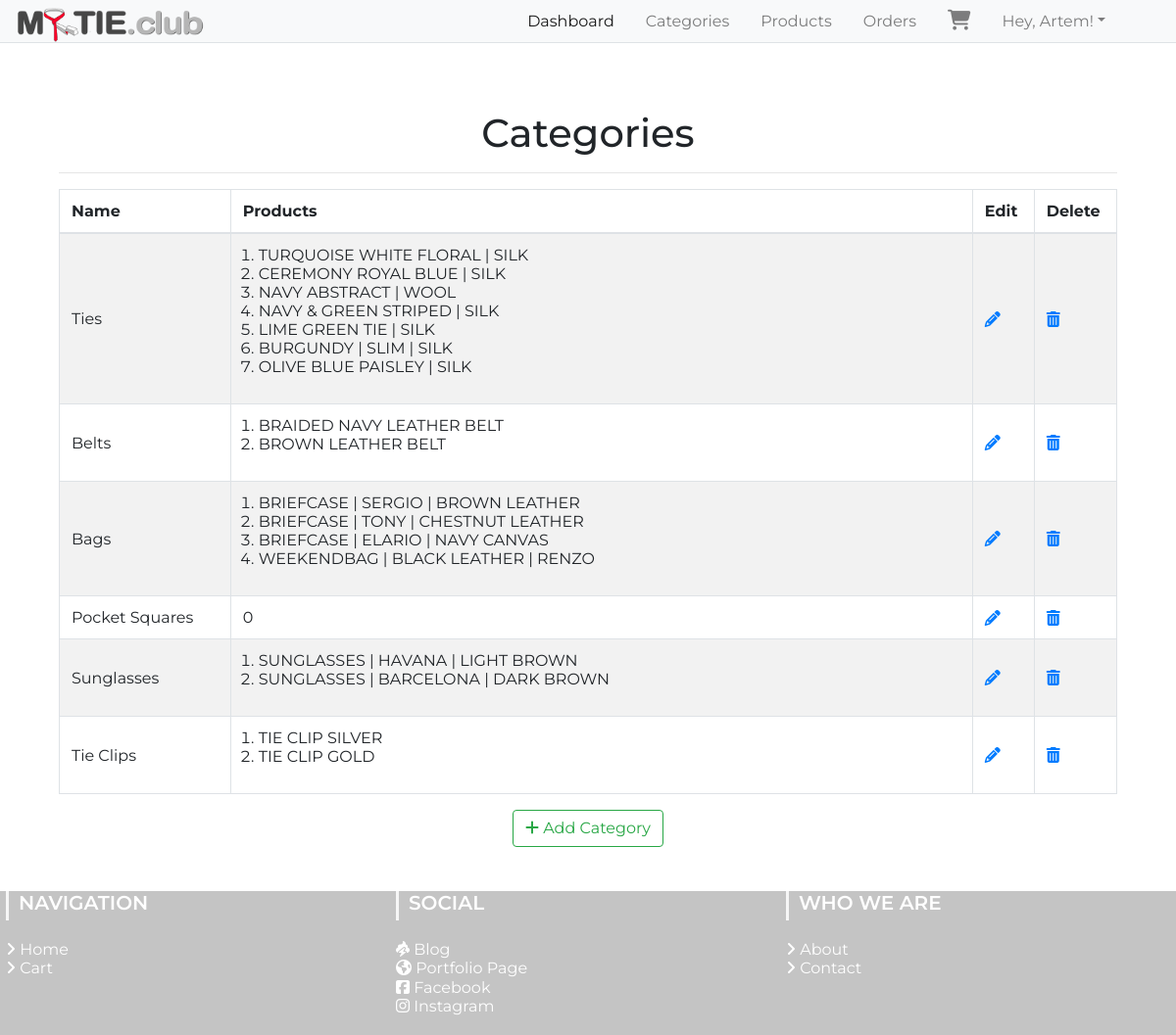
The page /admin/categories (signed in) on the database its author committed.
### app/models.py (models this page shows, shortened)
class User(UserMixin, db.Model):
	__tablename__="user"
	id = db.Column(db.Integer, primary_key=True)
	firstname = db.Column(db.String(24), index=True)
	lastname = db.Column(db.String(24), index=True)
	email = db.Column(db.String(50), index=True, unique=True)
	password_hash = db.Column(db.String)
	phonenumber = db.Column(db.String(18), index=True, unique=True)
	is_admin = db.Column(db.Boolean, default = False)
	order = db.relationship("Order", backref='ordered_products')
	kart = db.relationship('Kart', uselist=False, backref='user_kart')
	shipping_info = db.relationship('ShippingInfo', backref='shipping',lazy='dynamic')

class Categories(db.Model):
	id = db.Column(db.Integer, primary_key=True)
	category_name  = db.Column(db.String(20), index = True)
	category_image = db.Column(db.String(120),index=True)
	product = db.relationship('Products', backref='products_categories')

class Products(db.Model):
	__tablename__ = 'product'
	id = db.Column(db.Integer, primary_key=True)
	product_name = db.Column(db.String(100), index=True)
	product_price = db.Column(db.Integer, index=True)
	product_image = db.Column(db.String(120),index=True)
	product_description = db.Column(db.String(200), index=True)
	product_stock = db.Column(db.Integer, index = True)
	product_size = db.Column(db.String(5), index = True)
	categories_id = db.Column(db.Integer, db.ForeignKey('categories.id'))
	order = db.relationship('Order', secondary=association_table, backref='my_orders', lazy='dynamic')

### app/admin/routes.py (the view)
@admin.route('/categories', methods = ['GET','POST'])
@login_required
def list_categories():
	check_admin()
	categories = Categories.query.all()
	return render_template('admin/categories/categories.html', title = "Product Categories", categories = categories)

### app/admin/routes.py (called while the page is built)
def check_admin():
	if not current_user.is_admin:
		abort(403)

### app/models.py (called while the page is built)
@login_manager.user_loader
def load_user(id):
    return User.query.get(int(id))

### app/templates/admin/categories/categories.html (shortened to what this page needs)
{% extends "layout.html" %}
{% block head %}
<head>
</head>
{%endblock head%}
{% block body %}
<div class="container">
  <div class="outer">
    <div class="middle">
      <div class="inner">
        <br/>
        <br/>
        <h1 style="text-align:center;">Categories</h1>
        {% if categories %}
          <hr class="intro-divider">
            <table class="table table-striped table-bordered">
              <thead>
                <tr>
                  <th width="15%"> Name </th>
                  <th width="65%"> Products</th>
                  <th width="5%"> Edit </th>
                  <th width="5%"> Delete </th>
                </tr>
              </thead>
              <tbody>
              {% for category in categories %}
                <tr>
                  <td> {{ category.category_name }} </td>
                    {% if category.product == [] %}
                    <td>
                      0
                    </td>
                    {% else %}
                  <td>
                      <ol style="margin-left: 1em;">
                        {% for name in category.product %}
                          <li>
                            {{ name.product_name }}
                          </li>
                          {% endfor %}
                        </ol>
                  </td>
                  {% endif %}
                  <td>
                    <a href="{{ url_for('admin.edit_category', id=category.id) }}">
                      <i class="fa fa-pencil"></i>
                    </a>
                  </td>
                  <td>
                    <a href="{{ url_for('admin.delete_category', id=category.id) }}">
                      <i class="fa fa-trash"></i>
                    </a>
                  </td>
                </tr>
              {% endfor %}
              </tbody>
            </table>
          <div style="text-align: center">
        {% else %}
          <div style="text-align: center">
            <h3> No categories have been added. </h3>
            <hr class="intro-divider">
        {% endif %}
          <a href="{{ url_for('admin.add_category') }}" class="btn btn-outline-success">
            <i class="fa fa-plus"></i>
            Add Category
          </a>
        </div>
      </div>
    </div>
  </div>
</div>
{% endblock %}

### app/templates/layout.html (shortened to what this page needs)
<html>
    <head>
        <link rel="stylesheet" href="https://stackpath.bootstrapcdn.com/bootstrap/4.3.1/css/bootstrap.css">
        <link href="{{ url_for('static', filename='css/main.css') }}" rel="stylesheet">
    </head>
<body>
          <nav class="navbar navbar-expand-sm navbar-light bg-light border-bottom shadow-md fixed-top">
              <h1 class="brand_name">
                  <a class="navbar-brand" href="{{ url_for('home.homepage') }}"><img id="logo" src="{{url_for('static', filename='img/my-tie-logo-navbar-2.png')}}" alt="Home"></a>
              </h1>
              <div class="collapse navbar-collapse" id="navbarTogglerDemo03">
                  <ul class="navbar-nav ml-auto mr-5 mt-2 mt-lg-0">
                      {% if current_user.is_authenticated %}
                      {% if current_user.is_admin %}
                            <li class="nav-item ml-3">
                              <a class="nav-link active" href="{{ url_for('home.admin_dashboard') }}">Dashboard</a>
                            </li>
                            <li class="nav-item ml-3">
                              <a class="nav-link" href="{{ url_for('admin.list_categories') }}">Categories</a>
                            </li>
                            <li class="nav-item ml-3">
                              <a class="nav-link" href="{{ url_for('admin.list_products') }}">Products</a>
                            </li>
                            <li class="nav-item ml-3">
                              <a class="nav-link" href="{{ url_for('admin.list_orders') }}">Orders</a>
                            </li>
                            <li class="nav-item ml-3">
                              <a class="nav-link" href="{{ url_for('users.cart') }}"><i class="fas fa-shopping-cart"></i></a>
                            </li>
                      {% else %}
                            <li class="nav-item ml-3">
                              <a class="nav-link" href="{{ url_for('users.cart') }}"><i class="fas fa-shopping-cart"></i><span class="badge badge-light">{{ count }}</span></a>
                            </li>
                      {% endif %}
                            <li class="nav-item dropdown ml-3">
                              <a class="nav-link dropdown-toggle" data-toggle="dropdown" href="#" role="button" aria-haspopup="true"
                                aria-expanded="false">
                                Hey, {{ current_user.firstname }}!</a>
                            </li>
                      {% endif %}
                  </ul>
              </div>
          </nav>
                {% block head %}
                {% endblock %}
    <div class="container">
        {% block body %}
        {% endblock %}
    </div>
    <section id="footer">
      <div class="container-fluid">
          <div class="row text-xs-center text-sm-left">
              <div class="col-xs-12 col-sm-4 col-md-4">
                  <h5>NAVIGATION</h5>
                  <ul class="list-unstyled quick-links">
                      <li><a href="{{ url_for('home.homepage') }}"><i class="fa fa-angle-right"></i> Home</a></li>
                      <li><a href="{{ url_for('users.cart') }}"><i class="fa fa-angle-right"></i> Cart</a></li>
                  </ul>
              </div>
              <div class="col-xs-12 col-sm-4 col-md-4">
                  <h5>SOCIAL</h5>
                  <ul class="list-unstyled quick-links">
                      <li><a href="http://www.chaze.net"><i class="fas fa-poo-storm"></i> Blog</a></li>
                      <li><a href="http://www.artem-yerep.com"><i class="fas fa-globe-americas"></i> Portfolio Page</a></li>
                      <li><a href="https://www.facebook.com/"><i class="fab fa-facebook-square"></i> Facebook</a></li>
                      <li><a href="https://www.instagram.com/"><i class="fab fa-instagram"></i> Instagram</a></li>
                  </ul>
              </div>
              <div class="col-xs-12 col-sm-4 col-md-4">
                  <h5>WHO WE ARE</h5>
                  <ul class="list-unstyled quick-links">
                      <li><a href="{{ url_for('home.about') }}"><i class="fa fa-angle-right"></i> About</a></li>
                      <li><a href="{{ url_for('home.contact') }}"><i class="fa fa-angle-right"></i> Contact</a></li>
                  </ul>
              </div>
          </div>
      </div>
    </section>
</body>
</html>

### app/static/css/main.css (style rules this page uses)
* { padding: 0; margin: 0; }
html { position: relative; min-height: 100%; }
body { font-family: 'Montserrat', sans-serif; margin-bottom: 12em ; margin-top: 4em; }
#logo { max-height: 35px; }
.navbar { padding-bottom: 0px; max-width: 100%; }
.navbar-brand { padding: 0px; }
.navbar-collapse { padding-bottom: 8px; }
.fa-shopping-cart { font-size: 1.3em; }
a.nav-link { padding: 0; }
.row { margin-left: auto; margin-right: auto; margin-bottom: 20px; }
.row:after { content: ""; display: table; clear: both; }
#footer { position: absolute; bottom: 0; width: 100%; opacity: .5; background-color: rgb(138, 138, 138); line-height: 1.2em; }
#footer h5 { padding-left: 10px; font-weight: 600; border-left: 3px solid #eeeeee; padding-bottom: 6px; margin-bottom: 20px; color:#ffffff; }
#footer ul.social li a, #footer ul.quick-links li a { color:#ffffff; }
#footer ul.quick-links li { padding: 0 0; -webkit-transition: .5s all ease; -moz-transition: .5s all ease; transition: .5s all ease; }
p,h1, h3, input, ul, h6 ,h5 { margin: 0; padding:0 0; }
ul { list-style-type: none; }
@media screen and (max-width: 1280px) { .row { margin-left: -24px; } }
.table>tbody>tr>td, .table>tfoot>tr>td { vertical-align: middle; }
@media (min-width: 576px) { .navbar-expand-sm { flex-flow: wrap; justify-content: flex-start; } }

### rows shown on the page
User: firstname "Artem"
Categories: category_name "Ties"
Products: product_name "TURQUOISE WHITE FLORAL | SILK"
Products: product_name "CEREMONY ROYAL BLUE | SILK"
Products: product_name "NAVY ABSTRACT | WOOL"
Products: product_name "NAVY & GREEN STRIPED | SILK"
Products: product_name "LIME GREEN TIE | SILK"
Products: product_name "BURGUNDY | SLIM | SILK"
Products: product_name "OLIVE BLUE PAISLEY | SILK"
Categories: category_name "Belts"
Products: product_name "BRAIDED NAVY LEATHER BELT"
Products: product_name "BROWN LEATHER BELT"
Categories: category_name "Bags"
Products: product_name "BRIEFCASE | SERGIO | BROWN LEATHER"
Products: product_name "BRIEFCASE | TONY | CHESTNUT LEATHER"
Products: product_name "BRIEFCASE | ELARIO | NAVY CANVAS"
Products: product_name "WEEKENDBAG | BLACK LEATHER | RENZO"
Categories: category_name "Pocket Squares", shows "0"
Categories: category_name "Sunglasses"
Products: product_name "SUNGLASSES | HAVANA | LIGHT BROWN"
Products: product_name "SUNGLASSES | BARCELONA | DARK BROWN"
Categories: category_name "Tie Clips"
Products: product_name "TIE CLIP SILVER"
Products: product_name "TIE CLIP GOLD"
